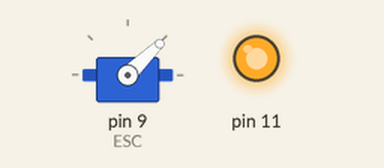
Bench run of a sketch on a simulated Arduino Uno, built with avr-gcc and run on an emulated ATmega328P. Shown: servo, output pins drawn as LEDs (lit = HIGH).

Above: at 0.1 s.
At 5.1 s:
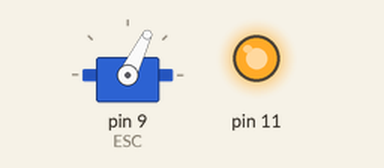
Timing chart, 0 to 6.6 s (numbered marks = the images above):
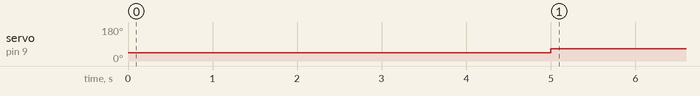

The sketch:

init.ino
```cpp
#include <Servo.h>
Servo ESC;
void setup() {
  // put your setup code here, to run once:
  pinMode(11,OUTPUT);
  digitalWrite(11,1);
  ESC.attach(9);
  //ESC.writeMicroseconds(2000);
  //delay(3000);
  ESC.writeMicroseconds(1000);
  delay(5000);
  ESC.writeMicroseconds(1200);
}

void loop() {
  // put your main code here, to run repeatedly:

}
```

Measured:
- by itself, servo on pin 9 (ESC): 44° → 64° at 5.0 s
